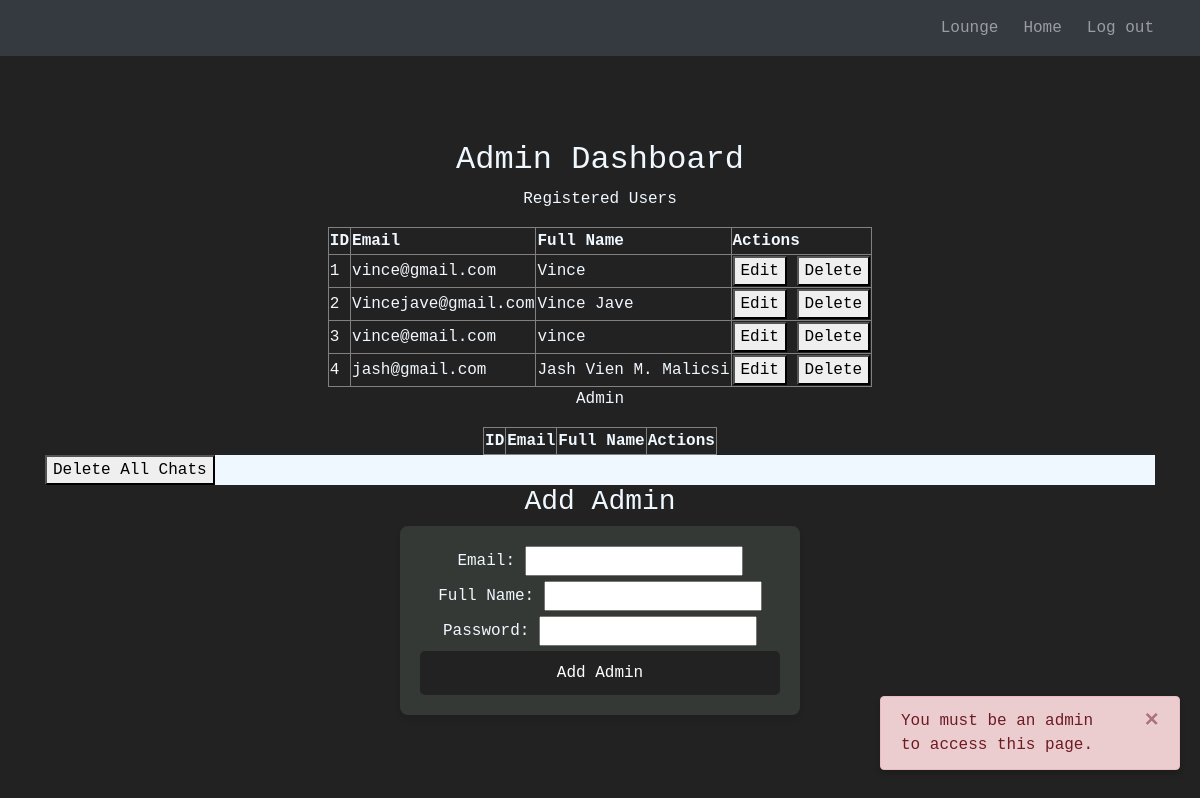
/admin-dashboard (signed in), run on the app's committed database.
### website/models.py (models this page shows)
class User(db.Model, UserMixin):
    id = db.Column(db.Integer, primary_key=True)
    email = db.Column(db.String(150), unique=True)
    password = db.Column(db.String(150))
    first_name = db.Column(db.String(150))
    notes = db.relationship('Note')
    chats = db.relationship('Chat')

### website/views.py (the view)
@views.route('/admin-dashboard', methods=['GET'])
@login_required
def admin_dashboard():
    if not isinstance(current_user, Admin):
        flash('You must be an admin to access this page.', category='error')
        users = User.query.all()  # Query all users to display in the admin dashboard
        admins=Admin.query.all()
        return render_template("admin-dashboard.html", user=current_user, users=users)
    users = User.query.all()  # Query all users to display in the admin dashboard
    admins=Admin.query.all()
    return render_template("admin-dashboard.html", user=current_user, users=users, admins=admins)

### website/__init__.py (called while the page is built)
def create_app():
    app = Flask(__name__)
    app.config['SECRET_KEY'] = 'DSA Group 4'
    app.config['SQLALCHEMY_DATABASE_URI'] = f'sqlite:///{DB_NAME}'
    db.init_app(app)
    from .views import views
    from .auth import auth
    app.register_blueprint(views, url_prefix='/')
    app.register_blueprint(auth, url_prefix='/')
    from .models import User, Note
    with app.app_context():
        db.create_all()
    login_manager = LoginManager()
    login_manager.login_view = 'auth.login'
    login_manager.init_app(app)
    @login_manager.user_loader
    def load_user(id):
        return User.query.get(int(id))
    return app

### website/templates/admin-dashboard.html (shortened to what this page needs)
{% extends "base.html" %}
{% block content %}
<h2 align="center" class="admin-title">Admin Dashboard</h2>
<div align="center" class="admin-table-contents">
  <p class="admin-table-title">Registered Users</p>
  <table border="1" class="table-contents">
    <tr class="table-contents">
      <th>ID</th>
      <th>Email</th>
      <th>Full Name</th>
      <th>Actions</th>
    </tr>
    {% for user in users %}
    <tr>
      <td>{{ user.id }}</td>
      <td>{{ user.email }}</td>
      <td>{{ user.first_name }}</td>
      <td>
        <button onclick="editUser({{ user.id }}, '{{ user.email }}', '{{ user.first_name }}')">Edit</button>
        <button onclick="deleteUser({{ user.id }})">Delete</button>
      </td>
    </tr>
    {% endfor %}
  </table>
</div>
<div align="center" class="admin-table-contents">
    <p class="admin-table-title">Admin</p>
    <table border="1" class="table-contents">
      <tr class="table-contents">
        <th>ID</th>
        <th>Email</th>
        <th>Full Name</th>
        <th>Actions</th>
      </tr>
    </table>
  </div>
<div class="delete-all-chat">
    <button onclick="deleteAllChats()">Delete All Chats</button>
</div>
<div align="center" class="add-admin-form admin-title">
    <h3>Add Admin</h3>
    <form method="POST" action="/add-admin">
      <label for="email" >Email:</label>
      <input type="email" id="email" name="email" required>
      <label for="full_name" >Full Name:</label>
      <input type="text" id="full_name"name="first_name" required>
      <label for="password">Password:</label>
      <input type="password" id="password" name="password" required>
      <button type="submit">Add Admin</button>
    </form>
</div>
{% endblock %}

### website/templates/base.html (shortened to what this page needs)
<!DOCTYPE html>
<html>
  <head>
    <link
      rel="stylesheet"
      href="https://stackpath.bootstrapcdn.com/bootstrap/4.4.1/css/bootstrap.min.css"
    />
    <link
      rel="stylesheet"
      href="https://stackpath.bootstrapcdn.com/font-awesome/4.7.0/css/font-awesome.min.css"
    />
    <link rel="stylesheet" href="static/sign_up.css">
    <link rel="stylesheet" href="static/home.css">
    <link rel="stylesheet" href="static/admin-dashboard.css">
    <link rel="stylesheet" href="static/lounge.css">
  </head>
  <body>
    <nav class="navbar navbar-dark bg-dark fixed-top">
      <div class="container-fluid">
        <div class="navbar-nav ml-auto d-flex flex-row">
          {% if user.is_authenticated %}
          <a class="nav-item nav-link" id="lounge" href="/lounge">Lounge</a>
          <a class="nav-item nav-link" id="home" href="/">Home</a>
          <a class="nav-item nav-link" id="logout" href="/logout">Log out</a>
          {% else %}
          <a class="nav-item nav-link" id="login" href="/login">Login</a>
          <a class="nav-item nav-link" id="signUp" href="/sign-up">Sign Up</a>
          <a class="nav-item nav-link" id="admin" href="/admin-login">Admin</a>
          {% endif %}
        </div>
      </div>
    </nav>
    <div class="notification-container">
      {% with messages = get_flashed_messages(with_categories=true) %}
      {% if messages %}
      {% for category, message in messages %}
      <div class="alert alert-{{ 'danger' if category == 'error' else 'success' }} alert-dismissible fade show" role="alert">
        {{ message }}
        <button type="button" class="close" data-dismiss="alert" aria-label="Close">
          <span aria-hidden="true">&times;</span>
        </button>
      </div>
      {% endfor %}
      {% endif %}
      {% endwith %}
    </div>
    <div class="container">{% block content %} {% endblock %}</div>
  </body>
</html>

### website/static/sign_up.css (style rules this page uses)
body { font-family: monospace, monospace; background-color: #222222; margin: 0; padding: 0; display: flex; justify-content: center; align-items: center; height: 100vh; }
form { background-color: #353935; padding: 20px; border-radius: 8px; box-shadow: 0 4px 6px rgba(0, 0, 0, 0.1); width: 100%; max-width: 400px; margin: auto; }
button[type="submit"] { width: 100%; padding: 10px; background-color: #222222; color: #ffffff; border: none; border-radius: 5px; font-size: 16px; cursor: pointer; transition: background-color 0.3s; }
.navbar { justify-content: flex-start; padding-left: 10px; }
.nav-item { margin-right: 15px; margin-left: 10px; }
body { padding-top: 56px; }
.navbar-nav { align-items: center; }

### website/static/admin-dashboard.css (style rules this page uses)
.admin-title { color:aliceblue; }
.admin-table-title { color:aliceblue; }
.table-contents { color:aliceblue; }
.delete-all-chat { background-color: aliceblue; }

### website/templates/base.html (style rules this page uses)
.notification-container { position: fixed; bottom: 20px; right: 20px; z-index: 1050; max-width: 300px; }
.notification-container .alert { margin-bottom: 10px; box-shadow: 0px 4px 6px rgba(0, 0, 0, 0.2); opacity: 0.95; }

### data on the page
User: id "1", email "vince@gmail.com", first_name "Vince"
User: id "2", email "Vincejave@gmail.com", first_name "Vince Jave"
User: id "3", email "vince@email.com", first_name "vince"
User: id "4", email "jash@gmail.com", first_name "Jash Vien M. Malicsi"

### other printed values
{{ message }} "You must be an admin to access this page."
